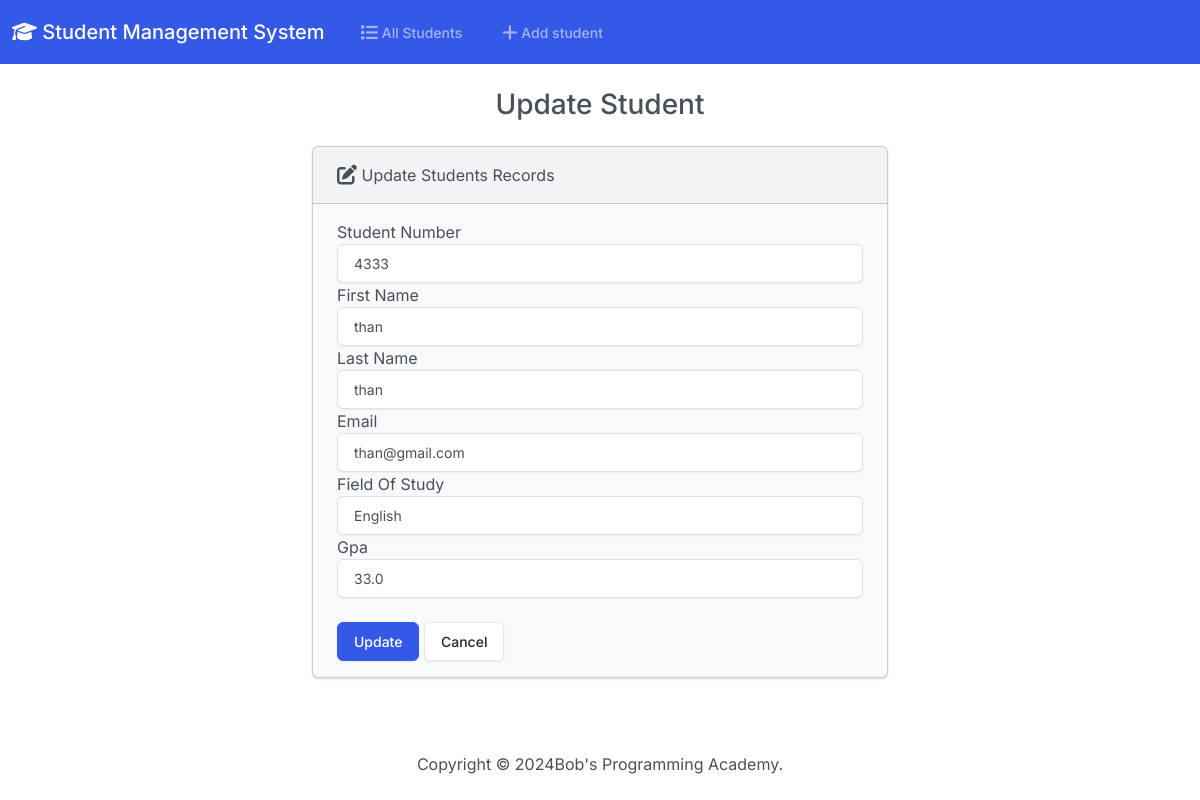
Page /edit/4/ on the committed database.
### students/models.py (models this page shows, shortened)
class Student(models.Model):
    student_number = models.PositiveBigIntegerField()
    first_name = models.CharField(max_length=50)
    last_name = models.CharField(max_length=50)
    email = models.EmailField(max_length=100)
    field_of_study = models.CharField(max_length=50)
    gpa = models.FloatField()

### students/views.py (the view)
# urls.py: path('edit/<int:id>/', views.edit, name='edit'),
def edit(request,id):
    if request.method == 'POST':
        student = Student.objects.get(pk=id)
        student.student_number =request.POST.get('student_number')
        student.first_name =request.POST.get('first_name')
        student.last_name =request.POST.get('last_name')
        student.email =request.POST.get('email')
        student.field_of_study =request.POST.get('field_of_study')
        student.gpa =request.POST.get('gpa')
        student.save()
        return redirect('/')
    else:
        student = Student.objects.get(pk = id)
        return render(request, 'students/edit.html', {'data': student})

### students/templates/students/edit.html (shortened to what this page needs)
{% extends 'students/base.html' %}
{% block body %}
<h3 class="text-center m-4">Update Student</h3>
{% if success %}
<div class="alert alert-success" role="alert">
    The new student updated successfully.
    <a href="{% url 'index' %}" class="alert-link">Go to Home Page</a>
</div>
{% else %}
<div class="row justify-content-center">
    <div class="col-6">
        <div class="card bg-light mb-3">
            <div class="card-header">
                <i class="fa-solid fa-pen-to-square fa-lg"></i> Update Students Records
            </div>
            <div class="card-body">
                <form method="POST">
                    <div class="form-group">
                        <label for="">Student Number</label>
                        <input type="text" class="form-control"name='student_number' value="{{data.student_number}}">
                        <label for="">First Name</label>
                        <input type="text" class="form-control" name="first_name" value="{{data.first_name}}">
                        <label for="">Last Name</label>
                        <input type="text" class="form-control" name="last_name" value="{{data.last_name}}">
                        <label for="">Email</label>
                        <input type="text" class="form-control" name="email" value="{{data.email}}">
                        <label for="">Field Of Study</label>
                        <input type="text" class="form-control" name="field_of_study" value="{{data.field_of_study}}">
                        <label for="">Gpa</label>
                        <input type="text" class="form-control" name="gpa" value="{{data.gpa}}"><br>
                        <button type="submit" class="btn btn-primary">Update</button>
                        <a href="{% url 'index' %}" class="btn btn-secondary">Cancel</a>
                    </div>
                </form>
            </div>
        </div>
    </div>
</div>
{% endif %}
{% endblock %}

### rows in the picture
Student: student_number "4333", first_name "than", last_name "than", email "than@gmail.com", field_of_study "English", gpa "33.0"
